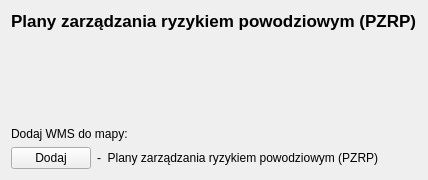
          <widget class="QWidget" name="tab_PZRP">
           <attribute name="title">
            <string>PZRP</string>
           </attribute>
           <layout class="QFormLayout" name="formLayout_39">
            <item row="0" column="0">
             <widget class="QLabel" name="label_102">
              <property name="font">
               <font>
                <pointsize>13</pointsize>
                <weight>75</weight>
                <bold>true</bold>
               </font>
              </property>
              <property name="text">
               <string>Plany zarządzania ryzykiem powodziowym (PZRP)</string>
              </property>
             </widget>
            </item>
            <item row="2" column="0">
             <widget class="QLabel" name="label_103">
              <property name="text">
               <string>Dodaj WMS do mapy:</string>
              </property>
             </widget>
            </item>
            <item row="3" column="0">
             <layout class="QHBoxLayout" name="horizontalLayout_21">
              <item>
               <widget class="QPushButton" name="pbPZRP">
                <property name="text">
                 <string>Dodaj</string>
                </property>
               </widget>
              </item>
              <item>
               <widget class="QLabel" name="label_PZRP">
                <property name="text">
                 <string>-  Plany zarządzania ryzykiem powodziowym (PZRP)</string>
                </property>
               </widget>
              </item>
             </layout>
            </item>
            <item row="1" column="0" colspan="2">
             <layout class="QHBoxLayout" name="horizontalLayout_22">
              <item>
               <widget class="QLabel" name="label_104">
                <property name="text">
                 <string>




</string>
                </property>
               </widget>
              </item>
              <item>
               <widget class="QLabel" name="label_105">
                <property name="text">
                 <string/>
                </property>
               </widget>
              </item>
              <item>
               <widget class="QLabel" name="label_106">
                <property name="text">
                 <string/>
                </property>
               </widget>
              </item>
              <item>
               <widget class="QLabel" name="label_107">
                <property name="text">
                 <string/>
                </property>
               </widget>
              </item>
              <item>
               <widget class="QLabel" name="label_108">
                <property name="styleSheet">
                 <string notr="true">image: url(:/plugins/Wody_Polskie_WMS/icon.png);</string>
                </property>
                <property name="text">
                 <string/>
                </property>
                <property name="alignment">
                 <set>Qt::AlignRight|Qt::AlignTrailing|Qt::AlignVCenter</set>
                </property>
               </widget>
              </item>
             </layout>
            </item>
           </layout>
          </widget>
